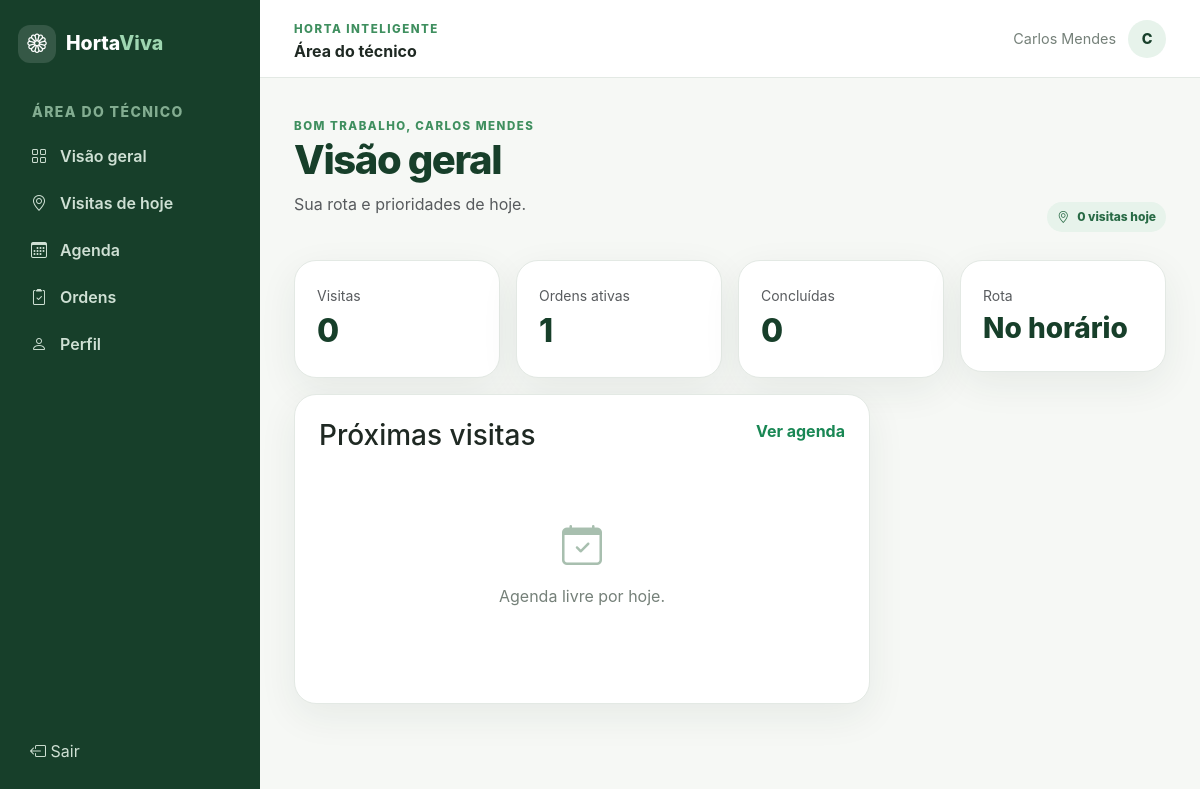
The app's page /operacao/ (signed in) with its own data.
### accounts/models.py (models this page shows, shortened)
class User(AbstractUser):
    username = None
    email = models.EmailField(unique=True)
    full_name = models.CharField(max_length=180)
    phone = models.CharField(max_length=30, blank=True)
    USERNAME_FIELD = "email"
    REQUIRED_FIELDS = []
    objects = UserManager()

### core/views.py (the view)
# urls.py: path("operacao/", views.tech_dashboard, name="tech-dashboard"), path("operacao/visitas/", views.tech_visits, name="tech-visits"), path("operacao/visitas/<uuid:visit_id>/", views.visit_detail, name="vi
@technician_required
def tech_dashboard(request):
    visits = Visit.objects.filter(technician=request.user, scheduled_start__date=timezone.localdate()).select_related("organization", "garden").order_by("scheduled_start")
    return render(request, "operations/dashboard.html", {"visits": visits, "today_count": visits.count(), "work_orders": WorkOrder.objects.filter(assignments__user=request.user).exclude(status__in=[WorkOrder.Status.COMPLETED, WorkOrder.Status.CANCELED])})

### core/permissions.py (called while the page is built)
def role_required(*roles, staff_allowed=True):
    def decorator(view):
        @login_required
        @wraps(view)
        def wrapped(request, *args, **kwargs):
            membership = request.user.memberships.filter(is_active=True).select_related("organization").first()
            if staff_allowed and request.user.is_staff:
                request.membership = membership
                return view(request, *args, **kwargs)
            if not membership or membership.role not in roles:
                raise PermissionDenied
            request.membership = membership
            return view(request, *args, **kwargs)
        return wrapped
    return decorator

### templates/operations/dashboard.html
{% extends 'base.html' %}{% block title %}Agenda do técnico{% endblock %}{% block area_name %}Área do técnico{% endblock %}{% block content %}<div class="page-header"><div><span class="eyebrow">Bom trabalho, {{ request.user.full_name|default:'técnico' }}</span><h1>Visão geral</h1><p class="text-muted">Sua rota e prioridades de hoje.</p></div><span class="badge-soft"><i class="bi bi-geo-alt me-2"></i>{{ today_count }} visitas hoje</span></div><div class="row g-3 mb-4"><div class="col-6 col-lg-3"><div class="metric-card"><small class="text-muted">Visitas</small><div class="metric-value">{{ today_count }}</div></div></div><div class="col-6 col-lg-3"><div class="metric-card"><small class="text-muted">Ordens ativas</small><div class="metric-value">{{ work_orders|length }}</div></div></div><div class="col-6 col-lg-3"><div class="metric-card"><small class="text-muted">Concluídas</small><div class="metric-value">0</div></div></div><div class="col-6 col-lg-3"><div class="metric-card"><small class="text-muted">Rota</small><div class="metric-value fs-3">No horário</div></div></div><div class="col-lg-8"><div class="content-card"><div class="d-flex justify-content-between"><h3>Próximas visitas</h3><a href="{% url 'tech-visits' %}" class="text-success fw-bold">Ver agenda</a></div>{% for visit in visits %}<a href="{% url 'visit-detail' visit.id %}" class="d-flex gap-3 align-items-center py-3 border-bottom"><div class="icon-box"><strong>{{ visit.scheduled_start|time:'H:i' }}</strong></div><div class="flex-grow-1"><strong>{{ visit.organization.name }}</strong><small class="d-block text-muted">{{ visit.visit_type }} · {{ visit.garden.name }}</small></div><i class="bi bi-chevron-right text-muted"></i></a>{% empty %}<div class="empty-state"><i class="bi bi-calendar-check"></i><p class="mt-2">Agenda livre por hoje.</p></div>{% endfor %}</div></div>{% endblock %}

### templates/base.html (shortened to what this page needs)
{% load static %}<!doctype html>
<html lang="pt-br"><head><meta charset="utf-8"><meta name="viewport" content="width=device-width,initial-scale=1">
<link href="https://cdn.jsdelivr.net/npm/bootstrap@5.3.3/dist/css/bootstrap.min.css" rel="stylesheet">
<link href="https://cdn.jsdelivr.net/npm/bootstrap-icons@1.11.3/font/bootstrap-icons.min.css" rel="stylesheet">
<link rel="stylesheet" href="{% static 'css/app.css' %}">{% block head %}{% endblock %}</head>
<body class="{% if '/app/' in request.path or '/operacao/' in request.path or '/gestao/' in request.path %}portal-body{% endif %}">
{% if '/app/' in request.path or '/operacao/' in request.path or '/gestao/' in request.path %}
<div class="portal-shell">{% include 'components/sidebar.html' %}<main class="portal-main"><header class="portal-topbar"><button class="btn btn-light d-lg-none" data-sidebar-toggle aria-label="Abrir menu"></button><div><span class="eyebrow">Horta Inteligente</span><strong class="d-block">{% block area_name %}Painel{% endblock %}</strong></div><div class="user-chip"><span>{{ request.user.full_name|default:request.user.email }}</span><span class="avatar">{{ request.user.full_name|default:request.user.email|slice:':1' }}</span></div></header><div class="portal-content">{% include 'components/alerts.html' %}{% block content %}{% endblock %}</div></main></div>
{% else %}{% include 'components/navbar.html' %}<main>{% include 'components/alerts.html' %}{% block public_content %}{% block content_public %}{% endblock %}{% endblock %}</main>{% include 'components/footer.html' %}{% endif %}
<script src="https://cdn.jsdelivr.net/npm/bootstrap@5.3.3/dist/js/bootstrap.bundle.min.js"></script><script src="{% static 'js/app.js' %}"></script>{% block scripts %}{% endblock %}</body></html>

### static/css/app.css (style rules this page uses)
:root { --green-dark:#173f2a;--green:#3f8f5f;--green-deep:#286a45;--green-light:#e7f3eb;--green-pale:#f0f7f2;--background:#f6f8f5;--surface:#fff;--text:#1f2923;--muted:#758079;--warning:#d99a2b;--danger:#c94a4a;--border:#e3e9e4;--radius:22px;--shadow:0 12px 38px rgba(23,63,42,.07) }
* { box-sizing:border-box }
body { font-family:Inter,ui-sans-serif,system-ui,-apple-system,"Segoe UI",sans-serif;color:var(--text);background:var(--background) }
a { text-decoration:none;color:inherit }
.eyebrow { font-size:.72rem;letter-spacing:.13em;text-transform:uppercase;color:var(--green);font-weight:800 }
.soft-card,.metric-card,.content-card { background:var(--surface);border:1px solid var(--border);border-radius:var(--radius);box-shadow:var(--shadow) }
.portal-body { overflow-x:hidden }
.portal-shell { min-height:100vh }
.portal-main { margin-left:260px;min-height:100vh }
.portal-topbar { height:78px;background:#fff;border-bottom:1px solid var(--border);display:flex;align-items:center;justify-content:space-between;padding:0 34px;position:sticky;top:0;z-index:1020 }
.portal-content { padding:34px;max-width:1500px;margin:auto }
.user-chip { display:flex;align-items:center;gap:12px;color:var(--muted);font-size:.9rem }
.avatar { width:38px;height:38px;border-radius:50%;display:grid;place-items:center;background:var(--green-light);color:var(--green-dark);font-weight:800 }
.page-header { display:flex;justify-content:space-between;gap:20px;align-items:end;margin-bottom:28px }
.page-header h1 { font-weight:800;color:var(--green-dark);letter-spacing:-.035em }
.metric-card { padding:22px }
.metric-value { font-size:2rem;font-weight:800;color:var(--green-dark) }
.badge-soft { display:inline-flex;align-items:center;border-radius:999px;padding:6px 10px;background:var(--green-light);color:var(--green-deep);font-size:.75rem;font-weight:800 }
.content-card { padding:24px }
.empty-state { text-align:center;padding:55px 20px;color:var(--muted) }
.empty-state i { font-size:2.5rem;color:#a8bfaf }

### records on screen
User: user.full_name "Carlos Mendes", user.full_name "C", user.full_name "CARLOS MENDES"

### other values on screen
{{ today_count }} "0"
{{ work_orders|length }} "1"
